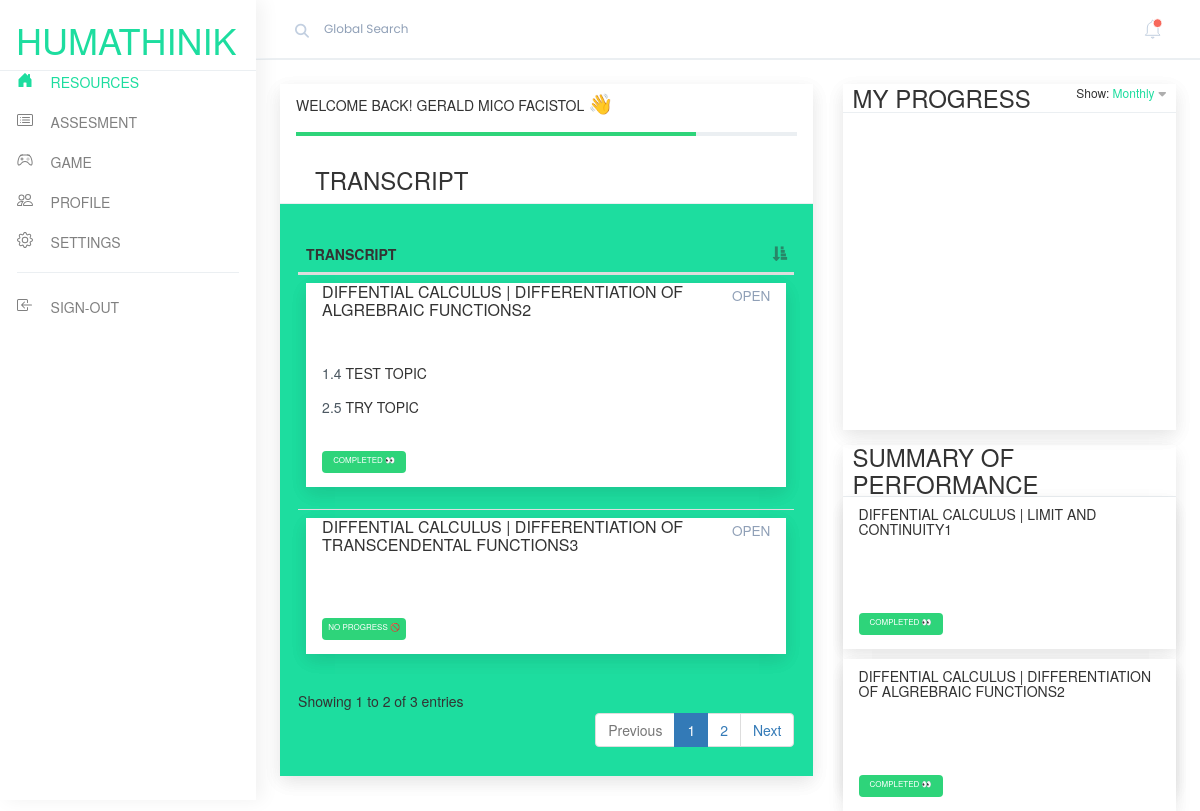
Screenshot of /user/index.php (signed in) with the database file from the repository.
### tables this page shows
CREATE TABLE `users` (
  `user_id` int(11) NOT NULL,
  `student_no` int(50) NOT NULL,
  `fname` varchar(100) NOT NULL,
  `lname` varchar(100) NOT NULL,
  `email` varchar(100) NOT NULL,
  `password` varchar(100) NOT NULL,
  `gender` varchar(200) NOT NULL,
  `code` int(100) NOT NULL,
  `status` varchar(100) NOT NULL,
  `date_created` date NOT NULL
);

CREATE TABLE `resources` (
  `rid` int(11) NOT NULL,
  `resource_name` varchar(100) NOT NULL,
  `resource_description` text NOT NULL
);

CREATE TABLE `resource_topic` (
  `id` int(11) NOT NULL,
  `rid` int(11) NOT NULL,
  `topic_name` varchar(100) NOT NULL
);

CREATE TABLE `resource_into` (
  `id` int(11) NOT NULL,
  `rid` int(11) NOT NULL,
  `userid` int(11) NOT NULL,
  `status` varchar(100) NOT NULL
);

### connection/session.php (called while the page is built, shortened)
<?php
$session_id=$_SESSION['user_id'];
?>

### user/pages/home.php (the view, shortened to what this page needs)
<div class="first">
  <div class="task-calendar">
    <div class="taskhead">
      <div class="taskhead-header d-flex">
        <p class="taskCopmlete">WELCOME BACK! <?php echo strtoupper($row['fname']); ?> <?php echo strtoupper($row['lname']); ?> <span style='font-size:20px;'>&#128075;</span></p>
      </div>
    </div>
     <h3 style="margin-left:35px;">TRANSCRIPT</h3>
    <div class="task-block" style="background-color:#1ddd9f;">
    <table id="myTable" class="table">
      <thead>
        <th>TRANSCRIPT</th>
      </thead>
      <tbody>
        <?php
        $userid = $row['user_id'];
                        include_once('../connection/connection.php');
                        $sql = "SELECT * FROM resources";
                        $query = $conn->query($sql);
                        while($row = $query->fetch_assoc()){
                         $rid = $row['rid'];
                         $progress=mysqli_query($conn, "select * from resource_into where rid='$rid' AND userid ='".$userid."'");
                         $prow=mysqli_fetch_array($progress);
     ?>
      <tr>
          <td>
      <div class="task-card" style="background-color:white;">
        <div class="task-header">
          <h3><?php echo strtoupper($row['resource_name']); ?> | <?php echo strtoupper($row['resource_description']); ?></h3>
          <a href="index.php?view=RESOURCE&rid=<?php echo $row['rid']; ?>" style="text-decoration:none;"><p class="task-type">OPEN</p></a>
        </div>
        <br />
          <?php
                        $rid = $row["rid"];
                        $sql1 = "SELECT * FROM `resource_topic` WHERE rid = '$rid'";
                        $query1 = $conn->query($sql1);
                        $i = 0;
                        while($trow = $query1->fetch_assoc()){
                        $i++;
          ?>
        <p class="task-date"><span><?php echo $i; echo'.'; echo $trow['id']; ?> </span><?php echo $trow['topic_name']; ?></p>
        <br />
         <?php } ?>
        <div class="task-footer">
          <?php if(!empty($prow['id'])){ ?>
          <p class="task-status complete" style="font-size: 8px;"><?php echo $prow['status']; ?> &#128064;</p>
           <?php } else { ?>
          <p class="task-status complete" style="font-size: 8px;">NO PROGRESS &#128683;</p>
        <?php } ?>
          <br />
          <br />
        </div>
      </div>
        </td>
     </tr>
      <?php } ?>
    </tbody>
    </table>
    </div>
  </div>
</div>
<div class="second d-flex">
  <div class="deals">
    <div class="panelHeader d-flex">
      <h3>MY PROGRESS</h3>
      <p class="viewSelect">Show: <span class="viewChose">Monthly</span></p>
    </div>
    <div class="deals-graph">
    </div>
     <div class="graph" style="margin-top:-10px;">
        <iframe src="pages/calendar/" style="width:100%; height:320px; border:none;" scrolling="no"></iframe>
      </div>
  </div>
  <div class="task">
    <div class="panelHeader d-flex">
      <h3>SUMMARY OF PERFORMANCE</h3>
    </div>
        <?php
                        include_once('../connection/connection.php');
                        $sql1 = "SELECT * FROM resources LEFT JOIN resource_into ON resources.rid = resource_into.rid WHERE resource_into.userid = '$userid'";
                        $query1 = $conn->query($sql1);
                        while($xrow = $query1->fetch_assoc()){
       ?>
      <div class="task-card" style="background-color:white;">
        <div class="task-header">
          <h5><?php echo strtoupper($xrow['resource_name']); ?> | <?php echo strtoupper($xrow['resource_description']); ?></h5>
        </div>
        <br />
        <div class="task-footer">
          <p class="task-status complete" style="font-size: 8px;"><?php echo $xrow['status']; ?> &#128064;</p>
          <br />
          <br />
        </div>
      </div>
      <?php } ?>
  </div>
</div>

### user/style/style.css (style rules this page uses)
body { scroll-behavior: smooth; text-rendering: optimizeSpeed; margin: 0; padding: 0; font: 400 1.8vh/1.5 "Poppins", sans-serif; }
p { margin: 0; padding: 0; }
:root { --bordercolor: #ebeff2; --secondcolor: #2ed47a; --spancolor: #1ddd9f; --fWeight500: 500; }
.d-flex { display: flex; justify-content: space-between; }
.first { flex: 2 1 55%; display: flex; flex-flow: column nowrap; order: 1; max-height: 90vh; box-shadow: 0px 6px 18px rgba(0, 0, 0, 0.06), 0px 6px 18px rgba(0, 0, 0, 0.06); }
.second { flex: 1 1 35%; flex-flow: column nowrap; order: 2; gap: 15px; }
.task-calendar { display: flex; flex-direction: column; height: 100vh; }
.taskhead { padding: 0 3% 2%; }
.taskhead-header { flex-flow: row nowrap; align-items: center; height: 52px; position: relative; border-bottom: 4px solid var(--bordercolor); }
.taskhead-header::before { border-bottom: 4px solid var(--secondcolor); position: absolute; width: 80%; top: 48px; content: ""; left: 0; }
.taskCopmlete { font-weight: var(--fWeight500); }
.viewSelect { font-size: 12px; }
.viewSelect::after { content: "\f0d7"; font-family: FontAwesome; margin-left: 4px; color: #aeaeae; }
.viewChose { color: var(--spancolor); }
.task-block { border-top: 1px solid var(--bordercolor); padding: 3% 3.4% 2.5%; height: 100%; display: flex; flex-direction: column; justify-content: space-around; }
.task-card { box-shadow: 0px 6px 18px rgba(0, 0, 0, 0.06), 0px 6px 18px rgba(0, 0, 0, 0.06); display: flex; flex-flow: column nowrap; flex-basis: 30%; justify-content: space-around; padding: 0 2vh; margin-bottom: 3%; }
.task-header, .task-footer { display: flex; flex-flow: row nowrap; justify-content: space-between; align-items: center; }
.task-footer { position: relative; }
.task-header > h3 { font-size: 2vh; font-weight: var(--fWeight500); margin: 0; }
.task-type { font-size: 1.7vh; font-weight: var(--fWeight500); color: #90a0b7; }
.task-date { margin-top: -2vh; }
.task-date > span { color: #4c5862; }
.task-status { color: #fff; font-size: 11px; text-align: center; width: 84px; height: 22px; padding: 3px 0; border-radius: 4px; -webkit-border-radius: 4px; -moz-border-radius: 4px; -ms-border-radius: 4px; -o-border-radius: 4px; }
.complete { background-color: var(--secondcolor); }
.deals { box-shadow: 0px 6px 18px rgba(0, 0, 0, 0.06), 0px 6px 18px rgba(0, 0, 0, 0.06); height: 50%; display: flex; flex-direction: column; }
.task { height: 50%; box-shadow: 0px 6px 18px rgba(0, 0, 0, 0.06), 0px 6px 18px rgba(0, 0, 0, 0.06); }
.panelHeader { flex-flow: row nowrap; align-items: center; border-bottom: 1px solid var(--bordercolor); padding: 0 3%; height: 52px; }
.panelHeader > h3 { margin: 0; }
.deals-graph { padding: 3% 5% 0; }
.graph { margin: 10px 0; }

### rows the page displays
users: fname "GERALD MICO", lname "FACISTOL"
resources: resource_name "DIFFENTIAL CALCULUS", resource_description "DIFFERENTIATION OF ALGREBRAIC FUNCTIONS2", resource_into.status "COMPLETED"
resource_topic: id "4", topic_name "TEST TOPIC"
resource_topic: id "5", topic_name "TRY TOPIC"
resources: resource_name "DIFFENTIAL CALCULUS", resource_description "DIFFERENTIATION OF TRANSCENDENTAL FUNCTIONS3", shows "NO PROGRESS 🚫"
resources: resource_name "DIFFENTIAL CALCULUS", resource_description "LIMIT AND CONTINUITY1", resource_into.status "COMPLETED"
